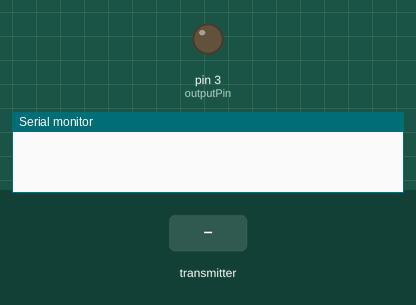
Simulated run of this sketch. Board: Arduino Nano, built with avr-gcc and run on an emulated ATmega328P. Parts: output pins drawn as LEDs (lit = HIGH), the last lines printed to the serial monitor. Inputs (shaded band) come from the test bench. No radio packets arrive unless stated.

Above: at 1.2 s.
1.3 s: the transmitter starts sending value = 0
At 2.3 s:
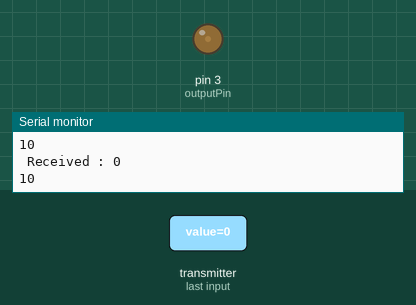
2.8 s: the transmitter starts sending value = 256
At 3.5 s:
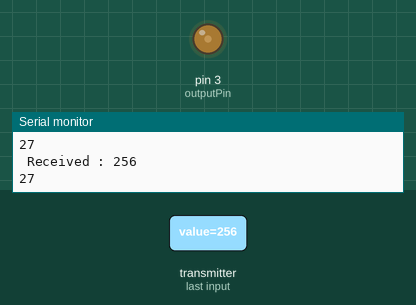
4.3 s: the transmitter starts sending value = 1023
At 4.6 s:
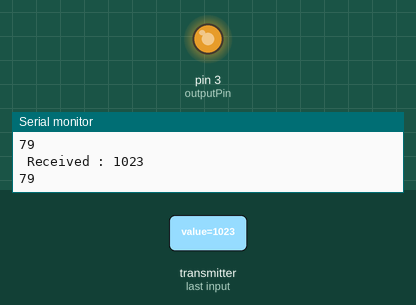
Timing chart, 0 to 7.3 s (numbered marks = the images above; inputs shaded):
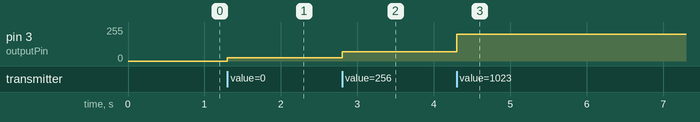

The sketch:

dimmernrf24l01_rx.ino
```cpp
/***********************************************
Receiver
Single channel Robotdyn dimmer module, integrated with Nrf24l01 & arduino nano
 *                                             *
           NRF 24L01 Connection
            VCC  -> 3.3 V
            GND  -> GND
            SCK  -> 13
            MISO -> 12
            MOSI -> 11
            CSN  -> 8
            CE   -> 7
 ***********************************************/


#include <RBDdimmer.h>
#include <SPI.h>       // to handle the communication interface with the modem
#include <nRF24L01.h>  // to handle this particular modem driver
#include <RF24.h>      // the library which helps us to control the radio modem
#define USE_SERIAL Serial
#define outputPin 3
#define zerocross 2
dimmerLamp dimmer(outputPin);
int outVal = 0;
int value = 0;

RF24 radio(7, 8);                      // Creating instance 'radio'  ( CE , CSN )   CE -> D7 | CSN -> D8

const byte Address[6] = " 00009 ";  // Address from which data to be received

void setup() {  // put your setup code here, to run once:

  USE_SERIAL.begin(9600);
  dimmer.begin(NORMAL_MODE, ON);
  radio.begin();                      // Activate the modem
  radio.setDataRate(RF24_250KBPS);    // 250KBPS : 1MBPS : 2MBPS
  radio.openReadingPipe(1, Address);  // Sets the address of receiver from which program will receive the data
  radio.setChannel(124);
}
void loop() {

  radio.startListening();  // Setting modem in Receiver mode
  if (radio.available()) {
    while (radio.available())  // Loop until receiving valid data
    {
      radio.read(&value, sizeof(value));
      outVal = map(value, 0, 1024, 10, 80);
      Serial.print(" Received : ");
      USE_SERIAL.println(value);
      Serial.println(outVal);  // Print received value on Serial Monitor
      dimmer.setPower(outVal);
    }

  }

}
```

Measured:
- after the input at 1.3 s, pin 3 (outputPin): 0/255 → 25/255 at once
- after the input at 2.8 s, pin 3 (outputPin): 25/255 → 68/255 at once
- after the input at 4.3 s, pin 3 (outputPin): 68/255 → 201/255 at once
